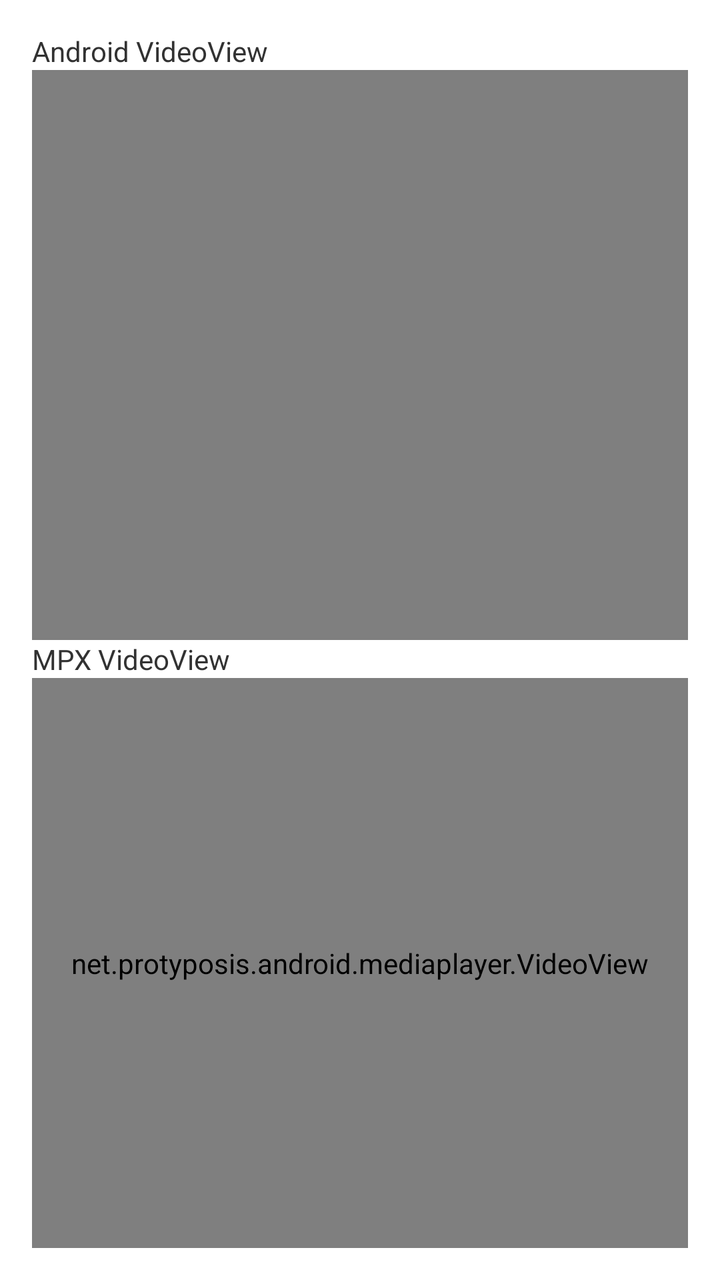
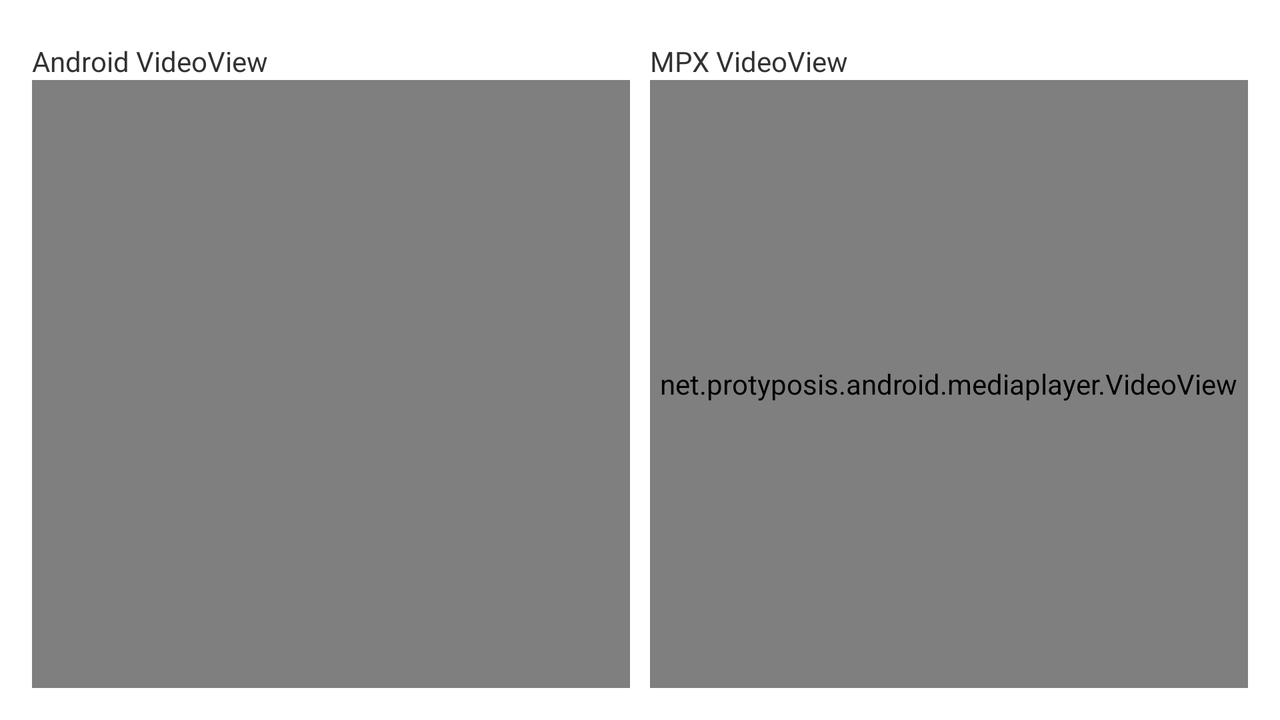

The same Android screen from two of the app's own layout files: first res/layout/ as a phone draws it, then the author's variant for another configuration, drawn on a device whose configuration selects that folder. Both files follow.
<!-- AndroidManifest.xml: application theme AppTheme -->
<!-- res/layout/activity_side_by_side.xml -->
<LinearLayout xmlns:android="http://schemas.android.com/apk/res/android"
    xmlns:tools="http://schemas.android.com/tools"
    android:id="@+id/container"
    android:orientation="vertical"
    android:layout_width="match_parent"
    android:layout_height="match_parent"
    android:paddingLeft="@dimen/activity_horizontal_margin"
    android:paddingRight="@dimen/activity_horizontal_margin"
    android:paddingTop="@dimen/activity_vertical_margin"
    android:paddingBottom="@dimen/activity_vertical_margin"
    tools:context=".SideBySideActivity">

    <TextView
        android:id="@+id/vv_title"
        android:text="@string/androidvv"
        android:layout_width="wrap_content"
        android:layout_height="wrap_content"/>

    <VideoView
        android:id="@+id/androidvv"
        android:layout_width="fill_parent"
        android:layout_height="0dp"
        android:layout_weight="1"/>

    <TextView
        android:id="@+id/mpxvv_title"
        android:text="@string/mpxvv"
        android:layout_width="wrap_content"
        android:layout_height="wrap_content"/>

    <net.protyposis.android.mediaplayer.VideoView
        android:id="@+id/mpxvv"
        android:layout_width="fill_parent"
        android:layout_height="0dp"
        android:layout_weight="1"/>

</LinearLayout>
<!-- resources referenced by this layout -->
<resources>
  <dimen name="activity_horizontal_margin">16dp</dimen>
  <dimen name="activity_vertical_margin">16dp</dimen>
  <string name="androidvv">Android VideoView</string>
  <string name="mpxvv">MPX VideoView</string>
  <style name="AppTheme" parent="android:Theme.Holo.Light.DarkActionBar">
          
      </style>
</resources>
<!-- res/layout-land/activity_side_by_side.xml (the author's variant of the layout above) -->
<!-- drawn on the phone turned sideways -->
<RelativeLayout xmlns:android="http://schemas.android.com/apk/res/android"
    xmlns:tools="http://schemas.android.com/tools"
    android:id="@+id/container"
    android:layout_width="match_parent"
    android:layout_height="match_parent"
    android:paddingLeft="@dimen/activity_horizontal_margin"
    android:paddingRight="@dimen/activity_horizontal_margin"
    android:paddingTop="@dimen/activity_vertical_margin"
    android:paddingBottom="@dimen/activity_vertical_margin"
    tools:context=".SideBySideActivity">

    <View
        android:id="@+id/centerShim"
        android:layout_height="match_parent"
        android:layout_width="0dp"
        android:visibility="invisible"
        android:layout_centerHorizontal="true"
        android:layout_margin="5dp"/>

    <TextView
        android:id="@+id/vv_title"
        android:text="@string/androidvv"
        android:layout_width="wrap_content"
        android:layout_height="wrap_content"
        android:layout_toStartOf="@id/centerShim"
        android:layout_toLeftOf="@id/centerShim"
        android:layout_alignParentLeft="true"
        android:layout_alignParentStart="true"
        android:layout_alignTop="@id/centerShim"/>

    <VideoView
        android:id="@+id/androidvv"
        android:layout_width="fill_parent"
        android:layout_height="fill_parent"
        android:layout_toStartOf="@id/centerShim"
        android:layout_toLeftOf="@id/centerShim"
        android:layout_below="@id/vv_title"/>

    <TextView
        android:id="@+id/mpxvv_title"
        android:text="@string/mpxvv"
        android:layout_width="wrap_content"
        android:layout_height="wrap_content"
        android:layout_toEndOf="@id/centerShim"
        android:layout_toRightOf="@id/centerShim"
        android:layout_alignTop="@id/centerShim"/>

    <net.protyposis.android.mediaplayer.VideoView
        android:id="@+id/mpxvv"
        android:layout_width="fill_parent"
        android:layout_height="fill_parent"
        android:layout_toEndOf="@id/centerShim"
        android:layout_toRightOf="@id/centerShim"
        android:layout_below="@id/mpxvv_title"/>

</RelativeLayout>
